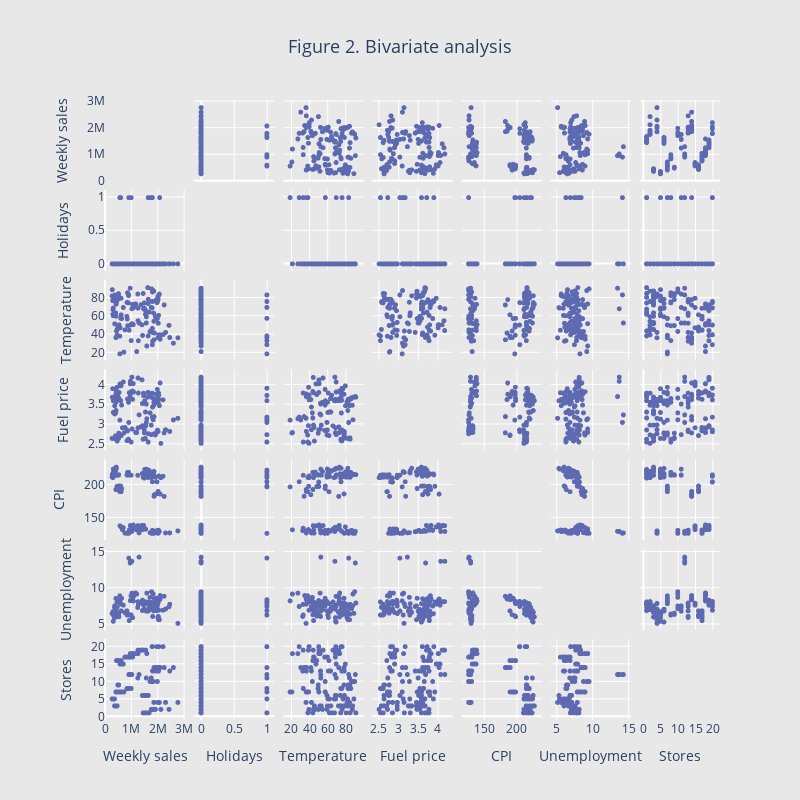

The notebook cell saved with this chart:
### Code cell
#exploratory data analysis - plot bivariate analysis

# plot pairwise dependencies
fig2 = go.Figure(data = go.Splom(
        dimensions = [dict(label = "Weekly sales", values = data["Weekly_Sales"]),
                dict(label = "Holidays", values = data["Holiday_Flag"]),
                dict(label = "Temperature", values = data["Temperature"]),
                dict(label = "Fuel price", values = data["Fuel_Price"]),
                dict(label = "CPI", values = data["CPI"]),
                dict(label = "Unemployment", values = data["Unemployment"]),
                dict(label = "Stores", values = data["Store"])],
        marker = dict(color = px.colors.qualitative.Vivid[1], size = 5),
        diagonal = dict(visible = False)))

# update layout
fig2.update_layout(
        margin = dict(l = 105, t = 100),
        title_text = "Figure 2. Bivariate analysis",
        title_x = 0.5,
        title_y = 0.95,
        title_font_size = 18,   
        plot_bgcolor = "rgba(0,0,0,0)",
        paper_bgcolor = "rgb(232,232,232)",
        width = 800,
        height = 800)

fig2.show()

### Figure 1 — Plotly figure (JSON) as saved in the notebook; plotly's stock layout.template omitted (floating-point values rounded to 4 significant figures; data arrays with more than 128 entries replaced by an {"elided": "..."} marker saying what was removed)
{"data": [{"diagonal": {"visible": false}, "dimensions": [{"label": "Weekly sales", "values": {"elided": "150 float values"}}, {"label": "Holidays", "values": {"elided": "150 int values"}}, {"label": "Temperature", "values": {"elided": "150 float values"}}, {"label": "Fuel price", "values": {"elided": "150 float values"}}, {"label": "CPI", "values": {"elided": "150 float values"}}, {"label": "Unemployment", "values": {"elided": "150 float values"}}, {"label": "Stores", "values": {"elided": "150 int values"}}], "marker": {"color": "rgb(93, 105, 177)", "size": 5}, "type": "splom"}], "layout": {"height": 800, "margin": {"l": 105, "t": 100}, "paper_bgcolor": "rgb(232,232,232)", "plot_bgcolor": "rgba(0,0,0,0)", "title": {"font": {"size": 18}, "text": "Figure 2. Bivariate analysis", "x": 0.5, "y": 0.95}, "width": 800}}
